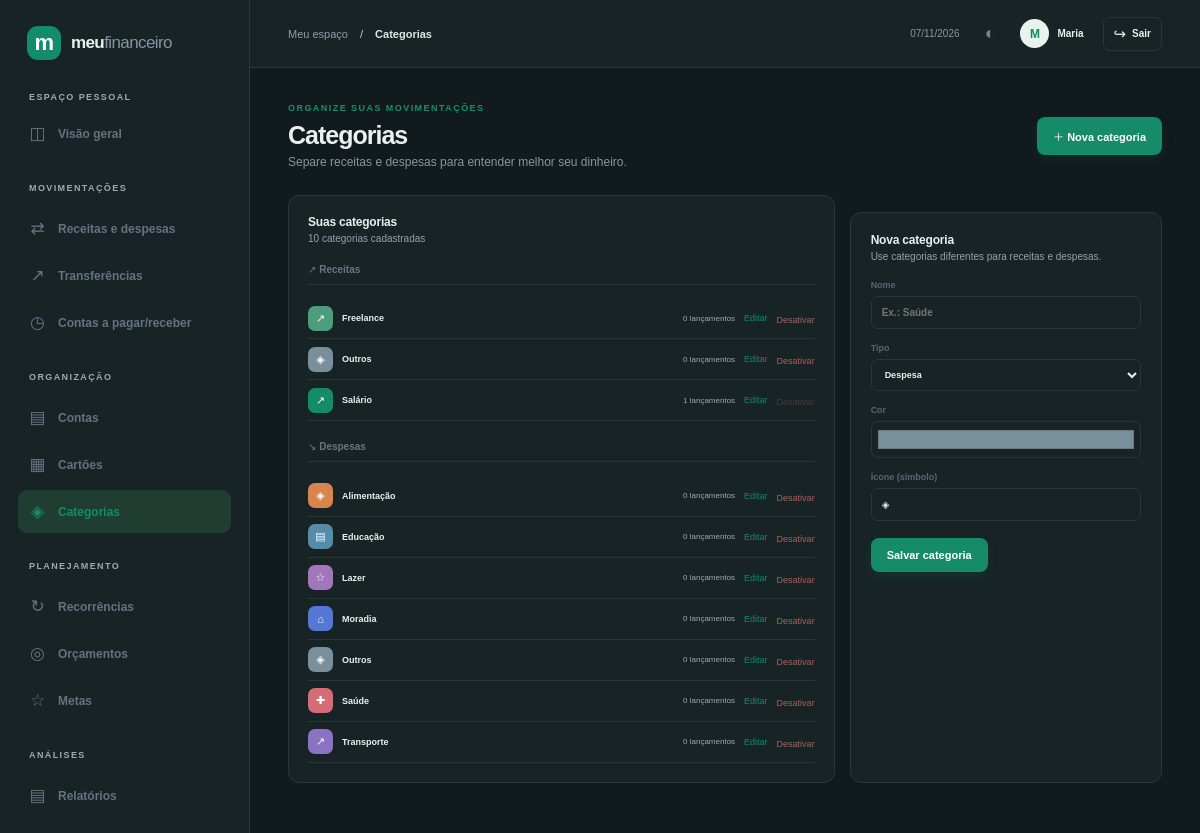
Page /categories (signed in) on the committed database.
### tables this page shows
CREATE TABLE users (
    id INTEGER PRIMARY KEY,
    name TEXT NOT NULL,
    email TEXT NOT NULL UNIQUE,
    password_hash TEXT NOT NULL,
    created_at TEXT NOT NULL,
    updated_at TEXT NOT NULL
, status TEXT NOT NULL DEFAULT 'active' CHECK(status IN ('active','inactive')), last_login_at TEXT);

CREATE TABLE categories (
    id INTEGER PRIMARY KEY,
    user_id INTEGER NOT NULL REFERENCES users(id) ON DELETE CASCADE,
    name TEXT NOT NULL,
    type TEXT NOT NULL CHECK(type IN ('income','expense')),
    color TEXT NOT NULL DEFAULT '#78909c',
    icon TEXT NOT NULL DEFAULT '◈',
    is_active INTEGER NOT NULL DEFAULT 1 CHECK(is_active IN (0,1)),
    created_at TEXT NOT NULL,
    updated_at TEXT NOT NULL,
    UNIQUE(id,user_id),
    UNIQUE(user_id,type,name)
);

### app/Helpers/functions.php (called while the page is built, shortened)
<?php
function e(string|int|null $value): string { return htmlspecialchars((string) $value, ENT_QUOTES | ENT_SUBSTITUTE, 'UTF-8'); }
function current_user(): ?array
{
    static $user = false;
    if ($user !== false) return $user;
    $stmt = Database::connection()->prepare('SELECT id, name, email FROM users WHERE id = :id');
    $stmt->execute(['id' => $_SESSION['user_id']]);
    $user = $stmt->fetch() ?: null;
    return $user;
}
function require_auth(): array
{
    $user = current_user();
    return $user;
}
function render(string $view, array $data = []): void
{
    if (!array_key_exists('settings', $data) && current_user()) {
        $stmt = Database::connection()->prepare('SELECT currency, theme FROM user_settings WHERE user_id = :user');
        $stmt->execute(['user' => $_SESSION['user_id']]);
        $data['settings'] = $stmt->fetch() ?: ['currency' => 'BRL', 'theme' => 'light'];
    }
    extract($data, EXTR_SKIP);
    require dirname(__DIR__, 2) . '/resources/views/layouts/main.php';
}

### app/Controllers/CategoryController.php (called while the page is built, shortened)
<?php
final class CategoryController
{
    public function index(): void
    {
        $user=require_auth();$db=Database::connection();$uid=(int)$user['id'];
        $stmt=$db->prepare("SELECT c.*,COUNT(t.id) AS usage_count FROM categories c LEFT JOIN transactions t ON t.category_id=c.id AND t.user_id=c.user_id AND t.status<>'cancelled' WHERE c.user_id=:user GROUP BY c.id ORDER BY c.type,c.is_active DESC,c.name");$stmt->execute(['user'=>$uid]);$categories=$stmt->fetchAll();
        $edit=null;if(isset($_GET['edit'])){$stmt=$db->prepare('SELECT * FROM categories WHERE id=:id AND user_id=:user');$stmt->execute(['id'=>(int)$_GET['edit'],'user'=>$uid]);$edit=$stmt->fetch()?:null;}
        render('categories/index',['title'=>'Categorias','categories'=>$categories,'edit'=>$edit,'errors'=>$_SESSION['_errors']??[]]);unset($_SESSION['_errors']);
    }
}

### public/index.php (called while the page is built, shortened)
<?php
require dirname(__DIR__) . '/app/Database.php';
require dirname(__DIR__) . '/app/Services/ReportService.php';
require dirname(__DIR__) . '/app/Helpers/functions.php';
require dirname(__DIR__) . '/app/Controllers/CategoryController.php';
$path = parse_url($_SERVER['REQUEST_URI'] ?? '/', PHP_URL_PATH) ?: '/';
$method = strtoupper($_SERVER['REQUEST_METHOD'] ?? 'GET');
$routes = require dirname(__DIR__) . '/routes/web.php';
$handler = $routes[$method][$path] ?? null;
[$class, $action] = $handler;
(new $class())->$action();

### app/Database.php (called while the page is built, shortened)
<?php
final class Database
{
    private static ?PDO $connection = null;
    public static function connection(): PDO
    {
        if (self::$connection) return self::$connection;
        $config = require dirname(__DIR__) . '/config/database.php';
        self::$connection = new PDO('sqlite:' . $config['path'], null, null, [
            PDO::ATTR_ERRMODE => PDO::ERRMODE_EXCEPTION,
            PDO::ATTR_DEFAULT_FETCH_MODE => PDO::FETCH_ASSOC,
            PDO::ATTR_EMULATE_PREPARES => false,
        ]);
        self::$connection->exec('PRAGMA foreign_keys = ON');
        self::$connection->exec('PRAGMA journal_mode = WAL');
        self::$connection->exec('PRAGMA busy_timeout = 5000');
        return self::$connection;
    }
}

### resources/views/categories/index.php (the view, shortened to what this page needs)
<div class="welcome-row"><div><div class="form-kicker">ORGANIZE SUAS MOVIMENTAÇÕES</div><h1>Categorias</h1><p class="page-subtitle">Separe receitas e despesas para entender melhor seu dinheiro.</p></div><a class="button primary" href="/categories">＋ Nova categoria</a></div>
<div class="category-layout"><section class="panel category-list"><div class="panel-head"><div><h3>Suas categorias</h3><p><?=count($categories)?> categorias cadastradas</p></div></div><div class="category-section"><h4>↗ Receitas</h4><?php foreach($categories as $category): if($category['type']!=='income')continue; ?><div class="category-row"><span class="category-dot" style="background:<?=e($category['color'])?>"><?=e($category['icon'])?></span><strong><?=e($category['name'])?></strong><small><?=$category['usage_count']?> lançamentos</small><a href="/categories?edit=<?=(int)$category['id']?>">Editar</a><form method="post" action="/categories/toggle"><input type="hidden" name="_csrf" value="<?=e(csrf_token())?>"><input type="hidden" name="id" value="<?=(int)$category['id']?>"><button <?=((int)$category['usage_count']>0?'disabled title="Categoria em uso"':'')?> ><?=$category['is_active']?'Desativar':'Ativar'?></button></form></div><?php endforeach; ?></div><div class="category-section"><h4>↘ Despesas</h4><?php foreach($categories as $category): if($category['type']!=='expense')continue; ?><div class="category-row"><span class="category-dot" style="background:<?=e($category['color'])?>"><?=e($category['icon'])?></span><strong><?=e($category['name'])?></strong><small><?=$category['usage_count']?> lançamentos</small><a href="/categories?edit=<?=(int)$category['id']?>">Editar</a><form method="post" action="/categories/toggle"><input type="hidden" name="_csrf" value="<?=e(csrf_token())?>"><input type="hidden" name="id" value="<?=(int)$category['id']?>"><button <?=((int)$category['usage_count']>0?'disabled title="Categoria em uso"':'')?> ><?=$category['is_active']?'Desativar':'Ativar'?></button></form></div><?php endforeach; ?></div></section>
<section class="panel editor-panel"><div class="panel-head"><div><h3><?=$edit?'Editar categoria':'Nova categoria'?></h3><p>Use categorias diferentes para receitas e despesas.</p></div></div><form method="post" action="/categories/save" class="data-form single"><input type="hidden" name="_csrf" value="<?=e(csrf_token())?>"><input type="hidden" name="id" value="<?=(int)($edit['id']??0)?>"><label>Nome<input name="name" maxlength="60" required value="<?=e($edit['name']??'')?>" placeholder="Ex.: Saúde"></label><label>Tipo<select name="type"><option value="expense" <?=($edit['type']??'expense')==='expense'?'selected':''?>>Despesa</option><option value="income" <?=($edit['type']??'')==='income'?'selected':''?>>Receita</option></select></label><label>Cor<input type="color" name="color" value="<?=e($edit['color']??'#78909c')?>"></label><label>Ícone (símbolo)<input name="icon" maxlength="8" value="<?=e($edit['icon']??'◈')?>"></label><div class="form-actions"><button class="button primary">Salvar categoria</button><?php if($edit): ?><a class="button secondary" href="/categories">Cancelar</a><?php endif; ?></div></form></section></div>

### resources/views/layouts/main.php (shortened to what this page needs)
<!doctype html>
<html lang="pt-BR" data-theme="<?= e($settings['theme'] ?? 'light') ?>">
<head>
  <link rel="stylesheet" href="/assets/css/app.css?v=profile-20261107">
</head>
<body class="<?= current_user() ? 'app-shell' : 'auth-shell' ?>">
<?php if (current_user()): $navUser = current_user(); ?>
  <aside class="sidebar" id="sidebar">
    <a class="brand" href="/dashboard"><span class="brand-mark">m</span><span>meu<span class="brand-light">financeiro</span></span></a>
    <div class="workspace-label">ESPAÇO PESSOAL</div>
    <?php $routePath=parse_url($_SERVER['REQUEST_URI']??'/',PHP_URL_PATH); ?>
    <nav aria-label="Navegação principal"><a class="nav-link <?= $routePath==='/dashboard'?'active':'' ?>" href="/dashboard"><span class="nav-icon">◫</span>Visão geral</a>
      <span class="nav-heading">MOVIMENTAÇÕES</span><a class="nav-link <?= $routePath==='/transactions'?'active':'' ?>" href="/transactions"><span class="nav-icon">⇄</span>Receitas e despesas</a>
      <a class="nav-link <?= $routePath==='/transfers'?'active':'' ?>" href="/transfers"><span class="nav-icon">↗</span>Transferências</a><a class="nav-link <?= $routePath==='/commitments'?'active':'' ?>" href="/commitments"><span class="nav-icon">◷</span>Contas a pagar/receber</a>
      <span class="nav-heading">ORGANIZAÇÃO</span><a class="nav-link <?= $routePath==='/accounts'?'active':'' ?>" href="/accounts"><span class="nav-icon">▤</span>Contas</a>
      <a class="nav-link <?= in_array($routePath,['/cards','/invoices'],true)?'active':'' ?>" href="/cards"><span class="nav-icon">▦</span>Cartões</a><a class="nav-link <?= $routePath==='/categories'?'active':'' ?>" href="/categories"><span class="nav-icon">◈</span>Categorias</a>
      <span class="nav-heading">PLANEJAMENTO</span><a class="nav-link <?= $routePath==='/recurrences'?'active':'' ?>" href="/recurrences"><span class="nav-icon">↻</span>Recorrências</a><a class="nav-link <?= $routePath==='/budgets'?'active':'' ?>" href="/budgets"><span class="nav-icon">◎</span>Orçamentos</a><a class="nav-link <?= $routePath==='/goals'?'active':'' ?>" href="/goals"><span class="nav-icon">☆</span>Metas</a>
      <span class="nav-heading">ANÁLISES</span><a class="nav-link <?= str_starts_with($routePath,'/reports')?'active':'' ?>" href="/reports"><span class="nav-icon">▤</span>Relatórios</a>
      <span class="nav-heading"></span>
    </nav>
  </aside>
  <main class="main-area" id="main-content" tabindex="-1"><header class="topbar"><button class="menu-toggle" data-menu-toggle aria-label="Abrir menu">☰</button><div class="breadcrumb">Meu espaço <span>/</span> <strong><?= e($title ?? '') ?></strong></div><div class="top-actions"><span class="today"><?= e((new DateTimeImmutable())->format('d/m/Y')) ?></span><button class="theme-toggle" data-theme-toggle aria-label="Alternar tema" title="Alternar tema">◐</button><a class="top-profile" href="/profile" aria-label="Abrir perfil de <?= e($navUser['name']) ?>"><span class="avatar small"><?= e(mb_strtoupper(mb_substr($navUser['name'],0,1))) ?></span><span class="top-profile-name"><?= e((preg_split('/\s+/', trim($navUser['name'])) ?: [''])[0]) ?></span></a><form class="top-logout" method="post" action="/logout"><input type="hidden" name="_csrf" value="<?= e(csrf_token()) ?>"><button class="logout-button" type="submit" title="Sair" aria-label="Sair do sistema"><span aria-hidden="true">↪</span><span>Sair</span></button></form></div></header>
    <section class="page-content"><?php require $viewFile; ?></section>
  </main>
<?php endif; ?>
</body></html>

### rows in the picture
users: name "M", name "Maria"
categories: icon "↗", name "Freelance", usage_count "0", is_active "Desativar"
categories: icon "◈", name "Outros", usage_count "0", is_active "Desativar"
categories: icon "↗", name "Salário", usage_count "1", is_active "Desativar"
categories: icon "◈", name "Alimentação", usage_count "0", is_active "Desativar"
categories: icon "▤", name "Educação", usage_count "0", is_active "Desativar"
categories: icon "☆", name "Lazer", usage_count "0", is_active "Desativar"
categories: icon "⌂", name "Moradia", usage_count "0", is_active "Desativar"
categories: icon "◈", name "Outros", usage_count "0", is_active "Desativar"
categories: icon "✚", name "Saúde", usage_count "0", is_active "Desativar"
categories: icon "↗", name "Transporte", usage_count "0", is_active "Desativar"

### other values in the picture
$title "Categorias"
count($categories) "10"
